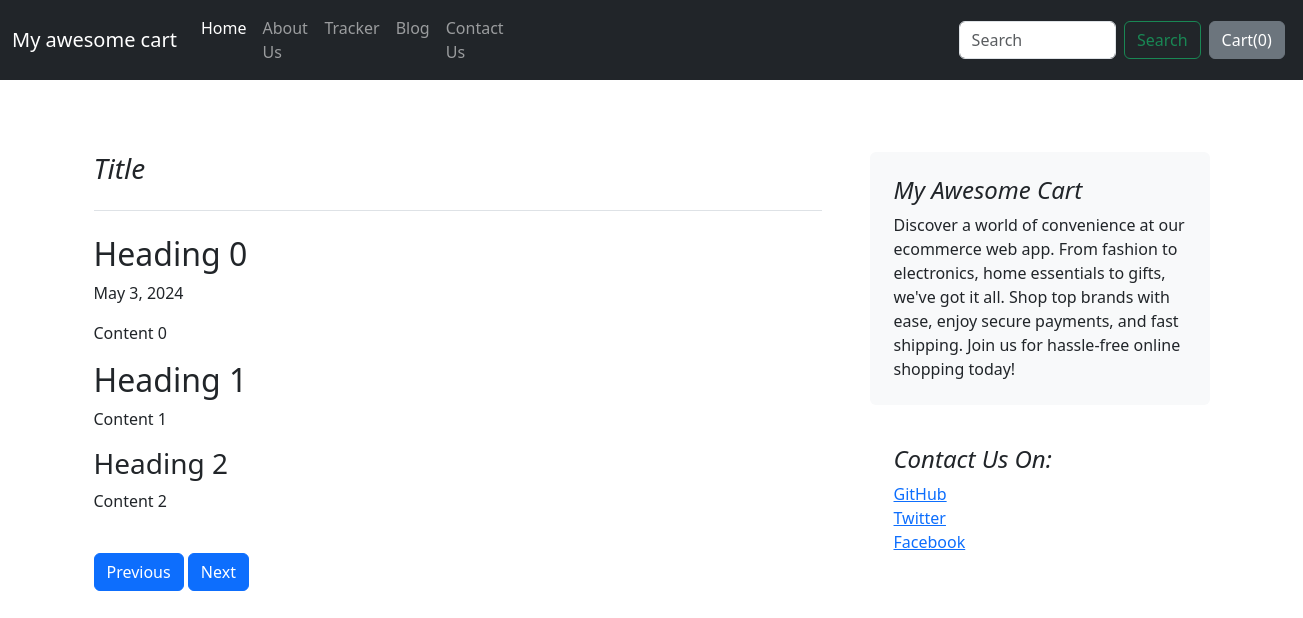
The page /blog/blogpost/1 on the database its author committed.
### blog/models.py (models this page shows)
class Post(models.Model):
    post_id = models.AutoField(primary_key=True)
    title = models.CharField(max_length=50)
    head0 = models.CharField(max_length=500, default="")
    chead0 = models.CharField(max_length=500, default="")
    head1 = models.CharField(max_length=500, default="")
    chead1 = models.CharField(max_length=500, default="")
    head2 = models.CharField(max_length=500, default="")
    chead2 = models.CharField(max_length=500, default="")
    pub_date = models.DateField()
    image = models.ImageField(upload_to="blog/images", default="")
    def __str__(self):
        return self.title

### blog/views.py (the view)
# urls.py: path('blogpost/<int:id>', views.blogpost, name='blogPost')
def blogpost(request, id):
    post = Post.objects.filter(post_id=id)[0]
    print(post)
    return render(request, 'blog/blogpost.html', {'post': post})

### blog/templates/blog/blogpost.html (shortened to what this page needs)
{% extends 'blog/basic.html' %}
{% block body %}
<div class="container">
    <div class="row g-5 mt-4">
    <div class="col-md-8">
      <h3 class="pb-4 mb-4 fst-italic border-bottom">
        {{post.title}}
      </h3>
      <article class="blog-post">
        <h2>{{post.head0}}</h2>
        <p class="blog-post-meta">{{post.pub_date}}</p>
        <p>{{post.chead0}}</p>
        <h2>{{post.head1}}</h2>
        <p>{{post.chead1}}</p>
        <h3>{{post.head2}}</h3>
        <p>{{post.chead2}}</p>
        <div class="fb-like" data-href="http://127.0.0.1:8000/blog/blogpost/{{post.post_id}}" data-layout="standard" data-action="like" data-size="large" data-show-faces="false" data-share="true"></div><br>
      </article>
      <a href="#"><button type="button" class="btn btn-primary" >Previous</button></a>
      <a href="#"><button type="button" class="btn btn-primary">Next</button></a>
    </div>
    <div class="col-md-4">
      <div class="position-sticky" style="top: 2rem;">
        <div class="p-4 mb-3 bg-light rounded">
          <h4 class="fst-italic">My Awesome Cart</h4>
          <p class="mb-0">Discover a world of convenience at our ecommerce web app. From fashion to electronics, home essentials to gifts, we've got it all.
            Shop top brands with ease, enjoy secure payments, and fast shipping.
            Join us for hassle-free online shopping today!</p>
        </div>
        <div class="p-4">
          <h4 class="fst-italic">Contact Us On:</h4>
          <ol class="list-unstyled">
            <li><a href="#">GitHub</a></li>
            <li><a href="#">Twitter</a></li>
            <li><a href="#">Facebook</a></li>
          </ol>
        </div>
      </div>
    </div>
  </div>
</div>
{% endblock %}

### rows shown on the page
Post: title "Title", head0 "Heading 0", pub_date "May 3, 2024", chead0 "Content 0", head1 "Heading 1", chead1 "Content 1", head2 "Heading 2", chead2 "Content 2"
